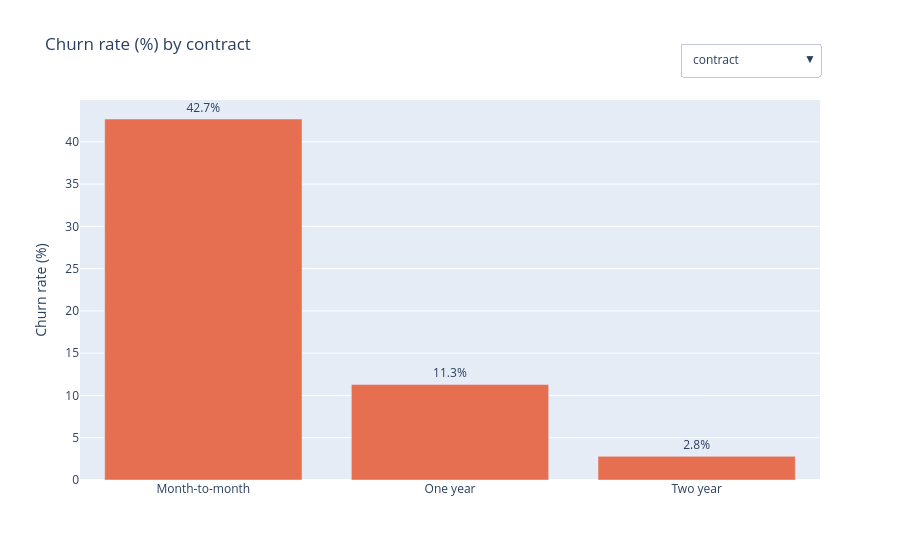

Notebook source saved alongside this figure:
### Markdown cell above
### 14. Interactive bar chart with a dropdown to switch the category

### Code cell
cats = ["contract", "internet_service", "payment_method", "senior_citizen", "tenure_group"]
fig = go.Figure()
for i, cat in enumerate(cats):
    r = df.groupby(cat)["churn_flag"].mean().mul(100).round(1).reset_index()
    fig.add_trace(go.Bar(x=r[cat].astype(str), y=r["churn_flag"], name=cat, visible=(i == 0),
                         text=r["churn_flag"].astype(str) + "%", textposition="outside", marker_color="#e76f51"))

buttons = []
for i, cat in enumerate(cats):
    vis = [j == i for j in range(len(cats))]
    buttons.append(dict(label=cat, method="update",
                        args=[{"visible": vis}, {"title": f"Churn rate (%) by {cat}"}]))

fig.update_layout(title=f"Churn rate (%) by {cats[0]}", yaxis_title="Churn rate (%)", showlegend=False,
                  updatemenus=[dict(buttons=buttons, direction="down", x=1.0, xanchor="right", y=1.15)])
save_html(fig, "14_bar_dropdown_category")

### Figure 1 — Plotly figure (JSON) as saved in the notebook; plotly's stock layout.template omitted (floating-point values rounded to 4 significant figures)
{"data": [{"marker": {"color": "#e76f51"}, "name": "contract", "text": ["42.7%", "11.3%", "2.8%"], "textposition": "outside", "type": "bar", "visible": true, "x": ["Month-to-month", "One year", "Two year"], "y": [42.7, 11.3, 2.8]}, {"marker": {"color": "#e76f51"}, "name": "internet_service", "text": ["19.0%", "41.9%", "7.4%"], "textposition": "outside", "type": "bar", "visible": false, "x": ["DSL", "Fiber optic", "No"], "y": [19.0, 41.9, 7.4]}, {"marker": {"color": "#e76f51"}, "name": "payment_method", "text": ["16.7%", "15.2%", "45.3%", "19.1%"], "textposition": "outside", "type": "bar", "visible": false, "x": ["Bank transfer (automatic)", "Credit card (automatic)", "Electronic check", "Mailed check"], "y": [16.7, 15.2, 45.3, 19.1]}, {"marker": {"color": "#e76f51"}, "name": "senior_citizen", "text": ["23.6%", "41.7%"], "textposition": "outside", "type": "bar", "visible": false, "x": ["No", "Yes"], "y": [23.6, 41.7]}, {"marker": {"color": "#e76f51"}, "name": "tenure_group", "text": ["47.4%", "28.7%", "20.4%", "9.5%"], "textposition": "outside", "type": "bar", "visible": false, "x": ["0-12", "13-24", "25-48", "49-72"], "y": [47.4, 28.7, 20.4, 9.5]}], "layout": {"showlegend": false, "title": {"text": "Churn rate (%) by contract"}, "updatemenus": [{"buttons": [{"args": [{"visible": [true, false, false, false, false]}, {"title": "Churn rate (%) by contract"}], "label": "contract", "method": "update"}, {"args": [{"visible": [false, true, false, false, false]}, {"title": "Churn rate (%) by internet_service"}], "label": "internet_service", "method": "update"}, {"args": [{"visible": [false, false, true, false, false]}, {"title": "Churn rate (%) by payment_method"}], "label": "payment_method", "method": "update"}, {"args": [{"visible": [false, false, false, true, false]}, {"title": "Churn rate (%) by senior_citizen"}], "label": "senior_citizen", "method": "update"}, {"args": [{"visible": [false, false, false, false, true]}, {"title": "Churn rate (%) by tenure_group"}], "label": "tenure_group", "method": "update"}], "direction": "down", "x": 1, "xanchor": "right", "y": 1.15}], "yaxis": {"title": {"text": "Churn rate (%)"}}}}
